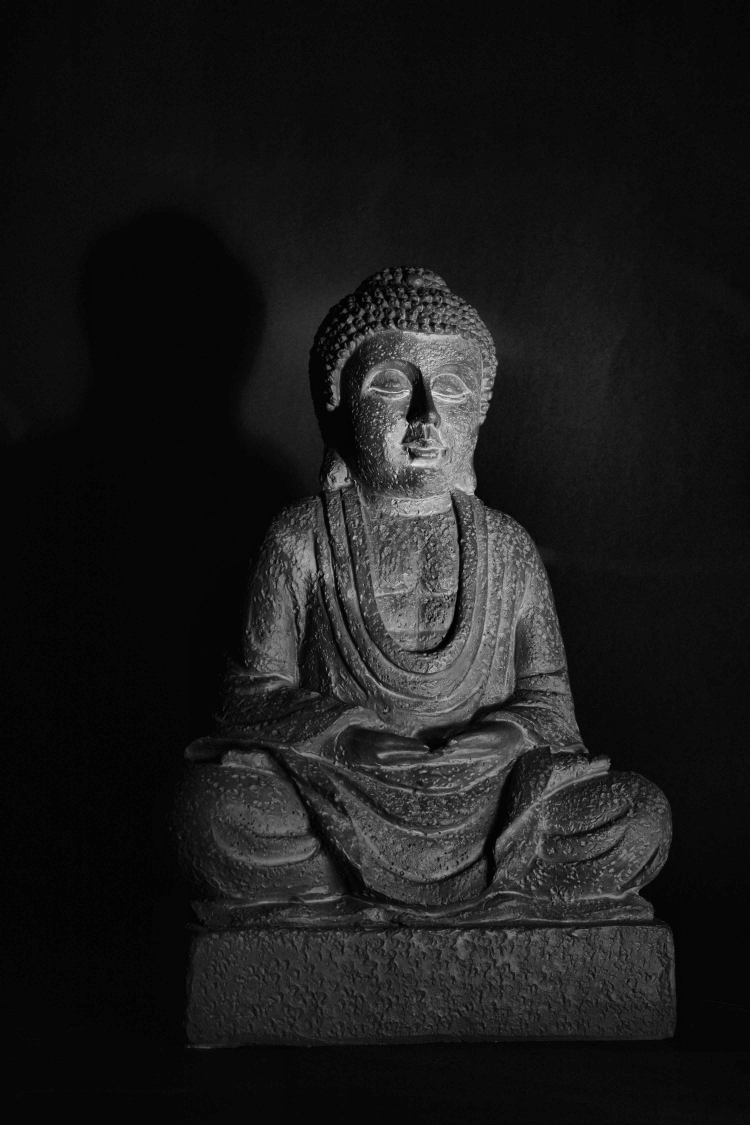
#> input picture outputs/clahe_image.jpg, 3000 x 4500 px, given in place of salt_pepper_noise.jpg, which was not available (shown at 1/4 size)
$ python salt_pepper_filtering.py
#> lines starting #> are read from the running program, lines starting #| are printed output that depends on the picture

import cv2
import matplotlib.pyplot as plt
from matplotlib.widgets import RadioButtons
from pathlib import Path

# --------------------------------------------------
# 1. Define paths
# --------------------------------------------------

project_dir = Path(__file__).resolve().parent.parent
data_dir = project_dir / "data"
output_dir = project_dir / "outputs"

output_dir.mkdir(parents=True, exist_ok=True)

# --------------------------------------------------
# 2. Load salt-and-pepper noisy image
# --------------------------------------------------

input_path = data_dir / "salt_pepper_noise.jpg"

noisy_image = cv2.imread(
    str(input_path),
    cv2.IMREAD_GRAYSCALE
)
#> noisy_image is the input picture: shape (4500, 3000); min 0, max 249, mean 26.5

if noisy_image is None:
    raise FileNotFoundError(
        f"Could not load image: {input_path}"
    )

# --------------------------------------------------
# 3. Apply spatial filters
# --------------------------------------------------

mean_filtered = cv2.blur(noisy_image, (5, 5))

gaussian_filtered = cv2.GaussianBlur(
    noisy_image,
    (5, 5),
    sigmaX=1.0
)

median_filtered = cv2.medianBlur(noisy_image, 5)

# --------------------------------------------------
# 4. Save results
# --------------------------------------------------

cv2.imwrite(
    str(output_dir / "salt_pepper_mean.jpg"),
    mean_filtered
)

cv2.imwrite(
    str(output_dir / "salt_pepper_gaussian.jpg"),
    gaussian_filtered
)

cv2.imwrite(
    str(output_dir / "salt_pepper_median.jpg"),
    median_filtered
)

# --------------------------------------------------
# 5. Create interactive image viewer
# --------------------------------------------------

image_options = {
    "Original Noisy": noisy_image,
    "Mean Filter": mean_filtered,
    "Gaussian Filter": gaussian_filtered,
    "Median Filter": median_filtered
}

fig = plt.figure(figsize=(12, 9))

image_axis = fig.add_axes([0.05, 0.08, 0.70, 0.84])
control_axis = fig.add_axes([0.79, 0.35, 0.18, 0.30])

current_image = image_axis.imshow(
    noisy_image,
    cmap="gray",
    vmin=0,
    vmax=255
)

image_axis.set_title(
    "Original Salt-and-Pepper Noise",
    fontsize=15
)

image_axis.axis("off")

radio_buttons = RadioButtons(
    control_axis,
    list(image_options.keys()),
    active=0
)

control_axis.set_title("Select Image", fontsize=12)


def update_image(selected_name):
    current_image.set_data(image_options[selected_name])
    image_axis.set_title(selected_name, fontsize=15)
    fig.canvas.draw_idle()


radio_buttons.on_clicked(update_image)

fig.canvas.manager.set_window_title(
    "IPA Project - Salt-and-Pepper Filtering"
)

plt.show()
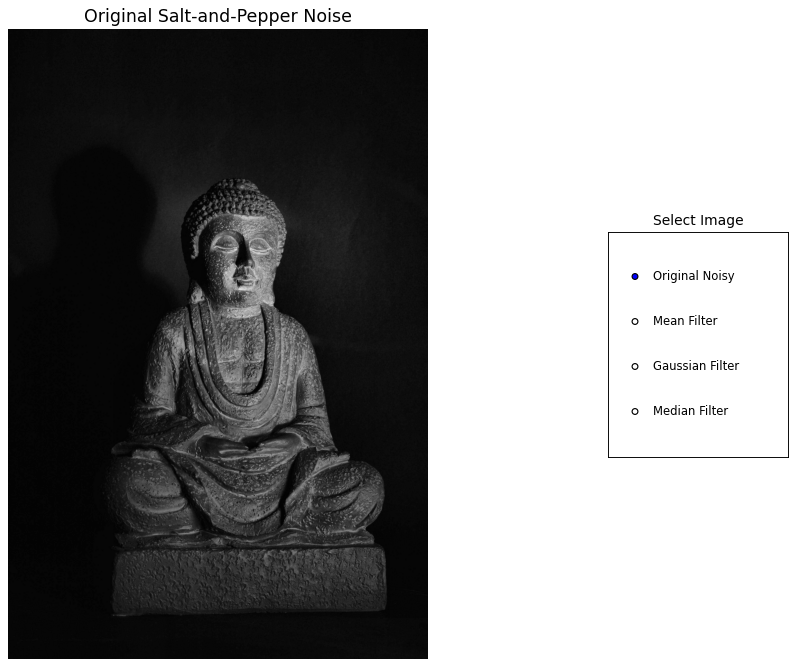
#> figure drawn by matplotlib, 2 panels

print("Salt-and-pepper filtering completed!")
print("Results saved in:", output_dir)

$ run again, on outputs/laplacian_sharpened.jpg
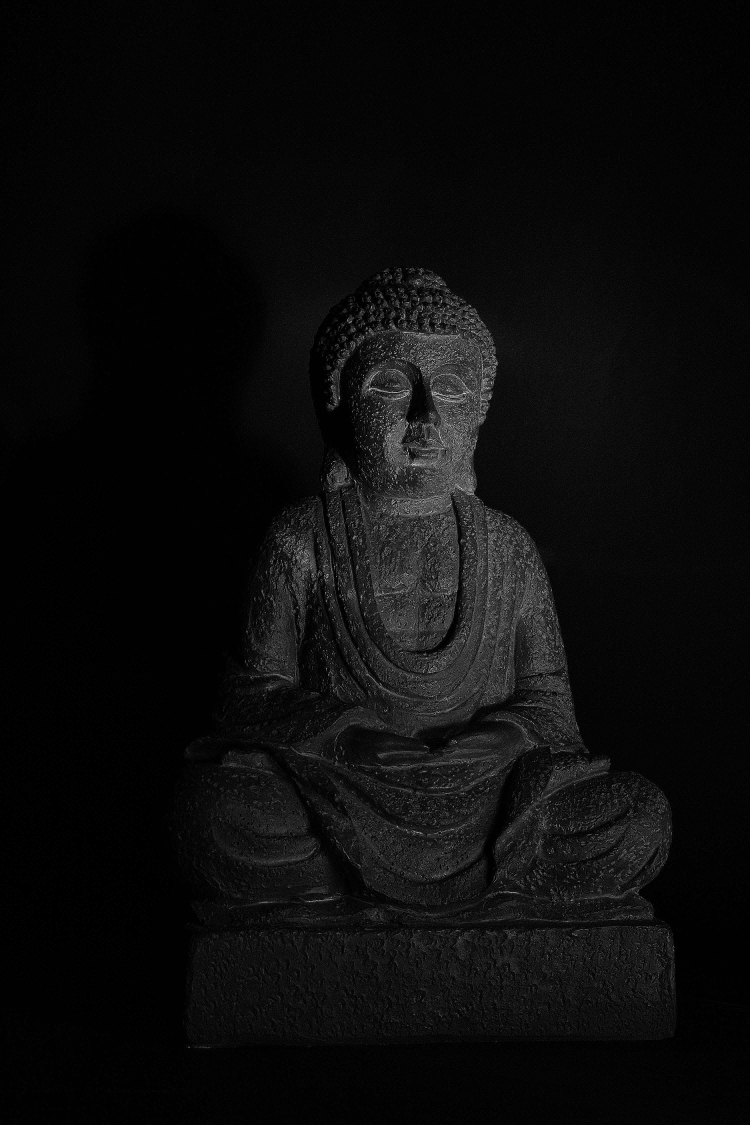
#> input picture outputs/laplacian_sharpened.jpg, 3000 x 4500 px, given in place of salt_pepper_noise.jpg, which was not available (shown at 1/4 size)
#> noisy_image is the input picture: shape (4500, 3000); min 0, max 255, mean 12
#> `plt.show()`:
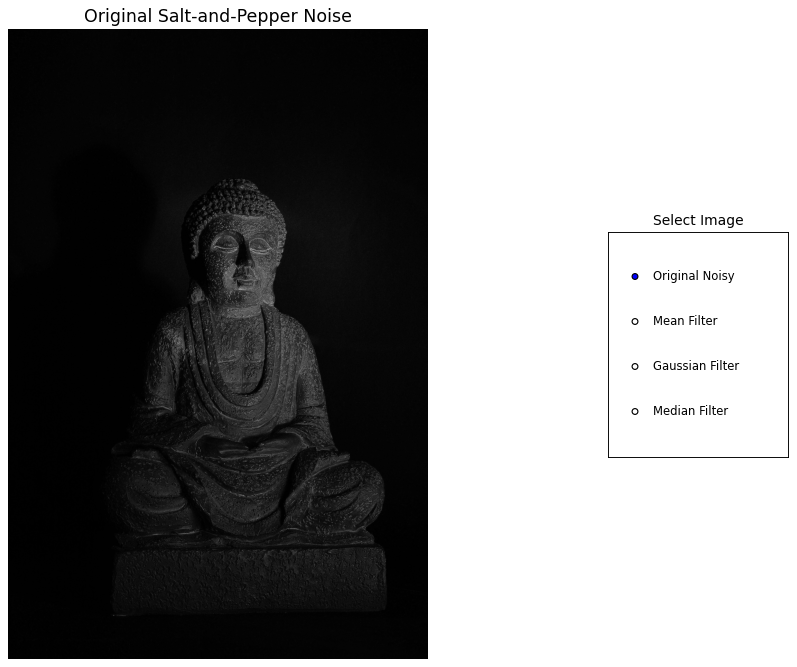
#> figure drawn by matplotlib, 2 panels
